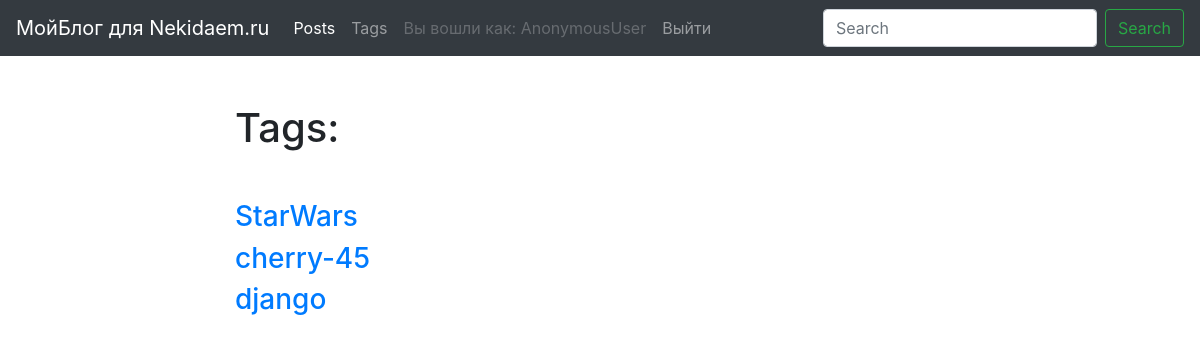
The page /blog/tags/ on the database its author committed.
### blog/models.py (models this page shows, shortened)
class Tag(models.Model):
    title = models.CharField(max_length=50)
    slug = models.SlugField(max_length=50, unique=True)
    def get_absolute_url(self):
        return reverse('tag_detail_url', kwargs={'slug': self.slug})
    class Meta:
        ordering = ['title']

### blog/views.py (the view)
# urls.py: path('tags/', tags_list, name='tags_list_url'),
def tags_list(request):
    tags = Tag.objects.all()
    return render(request, 'blog/tags_list.html', context={'tags': tags})

### blog/templates/blog/tags_list.html (shortened to what this page needs)
{% extends 'blog/base_blog.html' %}
{% block content %}
    <h1 class="mb-5">
        Tags:
    </h1>
    {% for tag in tags %}
        <h3>
            <a href="{{tag.get_absolute_url}}"> {{ tag.title }} </a>
        </h3>
    {% endfor %}
{% endblock %}

### rows shown on the page
Tag: title "StarWars"
Tag: title "cherry-45"
Tag: title "django"

### other values the page prints
{{ user }} "AnonymousUser"
